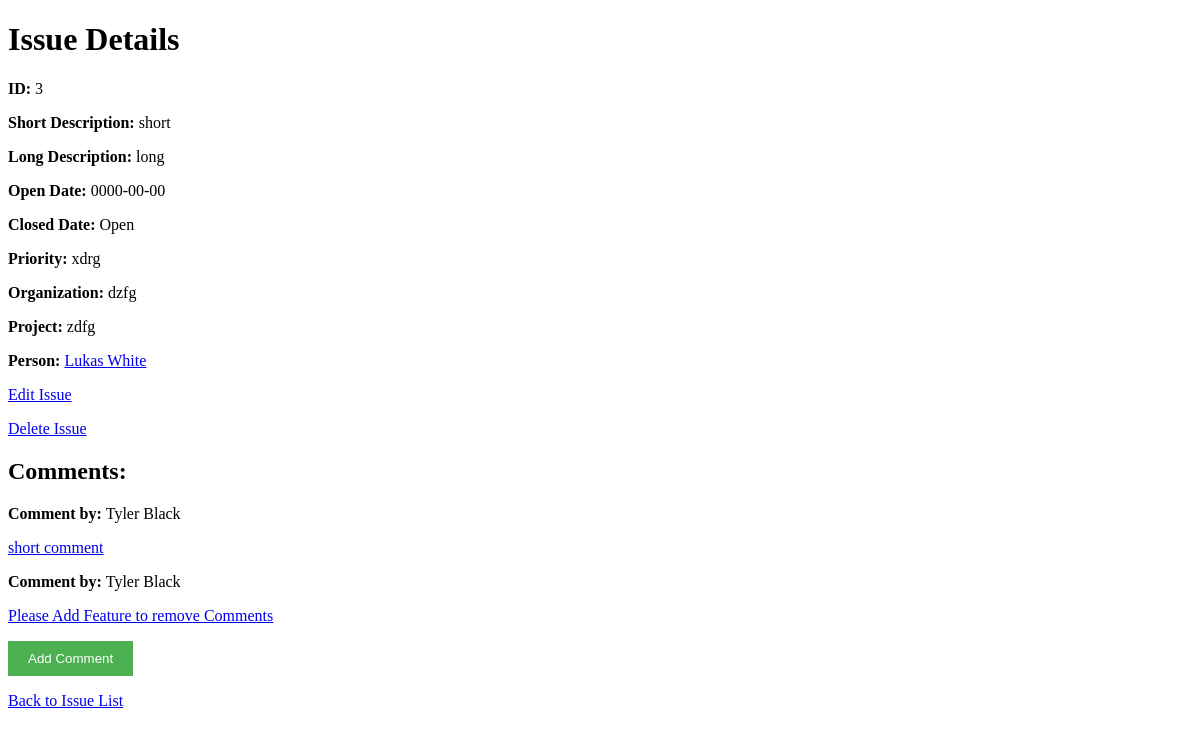
Screenshot of /issue.php?id=3 (signed in) with the database file from the repository.
### tables this page shows
CREATE TABLE `iss_issues` (
  `id` int(11) NOT NULL,
  `short_description` varchar(255) NOT NULL,
  `long_description` text NOT NULL,
  `open_date` date NOT NULL,
  `close_date` date NOT NULL,
  `priority` varchar(255) NOT NULL,
  `org` varchar(255) NOT NULL,
  `project` varchar(255) NOT NULL,
  `per_id` int(11) NOT NULL,
  `pdf_attachment` varchar(255) DEFAULT NULL
);

CREATE TABLE `iss_persons` (
  `id` int(11) NOT NULL,
  `fname` varchar(255) NOT NULL,
  `lname` varchar(255) NOT NULL,
  `mobile` varchar(255) NOT NULL,
  `email` varchar(255) NOT NULL,
  `pwd_hash` varchar(255) NOT NULL,
  `pwd_salt` varchar(255) NOT NULL,
  `admin` varchar(255) NOT NULL
);

CREATE TABLE `iss_comments` (
  `id` int(11) NOT NULL,
  `per_id` int(11) NOT NULL,
  `iss_id` int(11) NOT NULL,
  `short_comment` varchar(255) NOT NULL,
  `long_comment` text NOT NULL,
  `posted_date` date NOT NULL
);

### issue.php (the view, shortened to what this page needs)
<?php
include 'config.php';
$user = $_SESSION['user'] ?? null;
if (isset($_GET['id'])) {
    $id = $_GET['id'];
    $stmt = $conn->prepare("SELECT * FROM iss_issues WHERE id = ?");
    $stmt->bind_param("i", $id);
    $stmt->execute();
    $result = $stmt->get_result();
    $issue = $result->fetch_assoc();
    $person_id = $issue['per_id'];
    $personStmt = $conn->prepare("SELECT fname, lname FROM iss_persons WHERE id = ?");
    $personStmt->bind_param("i", $person_id);
    $personStmt->execute();
    $personResult = $personStmt->get_result();
    $person = $personResult->fetch_assoc();
    $commentStmt = $conn->prepare("SELECT * FROM iss_comments WHERE iss_id = ?");
    $commentStmt->bind_param("i", $id);
    $commentStmt->execute();
    $commentResult = $commentStmt->get_result();
} else {
    die("Issue ID is required.");
}
?>
<!DOCTYPE html>
<html lang="en">
<head>
</head>
<body>
    <h1>Issue Details</h1>
    <p><strong>ID:</strong> <?php echo $issue['id']; ?></p>
    <p><strong>Short Description:</strong> <?php echo htmlspecialchars($issue['short_description']); ?></p>
    <p><strong>Long Description:</strong> <?php echo htmlspecialchars($issue['long_description']); ?></p>
    <p><strong>Open Date:</strong> <?php echo htmlspecialchars($issue['open_date']); ?></p>
    <p><strong>Closed Date:</strong> <?php echo htmlspecialchars($issue['closed_date'] ?? 'Open'); ?></p>
    <p><strong>Priority:</strong> <?php echo htmlspecialchars($issue['priority']); ?></p>
    <p><strong>Organization:</strong> <?php echo htmlspecialchars($issue['org']); ?></p>
    <p><strong>Project:</strong> <?php echo htmlspecialchars($issue['project']); ?></p>
    <?php if ($person): ?>
        <p><strong>Person:</strong> <a href="person.php?id=<?php echo $person_id; ?>"><?php echo htmlspecialchars($person['fname']) . ' ' . htmlspecialchars($person['lname']); ?></a></p>
    <?php else: ?>
        <p><strong>Person:</strong> Person deleted</p>
    <?php endif; ?>
    <?php if (($user && $user['admin'] == 1) || ($user && $user['id'] == $issue['per_id'])): ?>
        <p><a href="edit_issue.php?id=<?php echo $issue['id']; ?>">Edit Issue</a></p>
        <p><a href="issue.php?id=<?php echo $issue['id']; ?>&delete=<?php echo $issue['id']; ?>">Delete Issue</a></p>
    <?php endif; ?>
    <h2>Comments:</h2>
    <?php while ($comment = $commentResult->fetch_assoc()): ?>
        <?php
        $commentPersonStmt = $conn->prepare("SELECT fname, lname FROM iss_persons WHERE id = ?");
        $commentPersonStmt->bind_param("i", $comment['per_id']);
        $commentPersonStmt->execute();
        $commentPersonResult = $commentPersonStmt->get_result();
        $commentPerson = $commentPersonResult->fetch_assoc();
        ?>
        <div>
            <p><strong>Comment by: </strong><?php echo htmlspecialchars($commentPerson['fname'] . ' ' . $commentPerson['lname']); ?></p>
            <p><a href="#" class="comment-link" data-id="<?php echo $comment['id']; ?>" data-perid="<?php echo $comment['per_id']; ?>" data-longcomment="<?php echo htmlspecialchars($comment['long_comment']); ?>" data-posteddate="<?php echo htmlspecialchars($comment['posted_date']); ?>"><?php echo htmlspecialchars($comment['short_comment']); ?></a></p>
        </div>
    <?php endwhile; ?>
    <button id="addCommentBtn">Add Comment</button>
    <p><a href="issue_list.php">Back to Issue List</a></p>
</body>
</html>

### issue.php (style rules this page uses)
button { padding: 10px 20px; background-color: #4CAF50; color: white; border: none; cursor: pointer; }

### rows the page displays
iss_issues: id "3", short_description "short", long_description "long", open_date "0000-00-00", priority "xdrg", org "dzfg", project "zdfg"
iss_persons: fname "Lukas", lname "White"
iss_comments: iss_persons.fname+lname "Tyler Black", short_comment "short comment"
iss_comments: iss_persons.fname+lname "Tyler Black", short_comment "Please Add Feature to remove Comments"

### other values shown
$issue['closed_date'] "Open"
